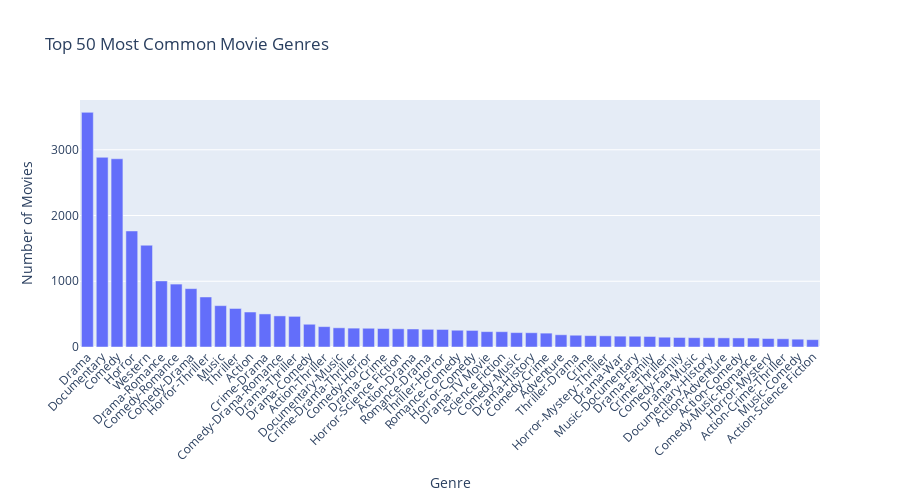

Source (notebook cell):
### Markdown cell above
##  توزيع الإنتاج غير متوازن:
- تركيز كبير على:
  - **الدراما** 
  - **الكوميديا**
  - **الأفلام الوثائقية**

- باقي الأنواع إنتاجها محدود،

### Code cell
print(english_movies['genres'].value_counts().count())

genre_counts = english_movies['genres'].value_counts()
top_genres = genre_counts.head(50)
df_top_genres = top_genres.reset_index()
df_top_genres.columns = ['Genre', 'Count']
fig = px.bar(df_top_genres, x='Genre', y='Count',
             title='Top 50 Most Common Movie Genres',
             labels={'Genre': 'Genre', 'Count': 'Number of Movies'},
             height=500)

fig.update_layout(xaxis_tickangle=-45)

fig.show()

### Figure 1 — Plotly figure (JSON) as saved in the notebook; plotly's stock layout.template omitted (floating-point values rounded to 4 significant figures)
{"data": [{"hovertemplate": "Genre=%{x}<br>Number of Movies=%{y}<extra></extra>", "legendgroup": "", "marker": {"color": "#636efa", "pattern": {"shape": ""}}, "name": "", "orientation": "v", "showlegend": false, "textposition": "auto", "type": "bar", "x": ["Drama", "Documentary", "Comedy", "Horror", "Western", "Drama-Romance", "Comedy-Romance", "Comedy-Drama", "Horror-Thriller", "Music", "Thriller", "Action", "Crime-Drama", "Comedy-Drama-Romance", "Drama-Thriller", "Drama-Comedy", "Action-Thriller", "Documentary-Music", "Crime-Drama-Thriller", "Comedy-Horror", "Drama-Crime", "Horror-Science Fiction", "Action-Drama", "Romance-Drama", "Thriller-Horror", "Romance-Comedy", "Horror-Comedy", "Drama-TV Movie", "Science Fiction", "Comedy-Music", "Drama-History", "Comedy-Crime", "Adventure", "Thriller-Drama", "Crime", "Horror-Mystery-Thriller", "Drama-War", "Music-Documentary", "Drama-Family", "Crime-Thriller", "Comedy-Family", "Drama-Music", "Documentary-History", "Action-Adventure", "Action-Comedy", "Comedy-Music-Romance", "Horror-Mystery", "Action-Crime-Thriller", "Music-Comedy", "Action-Science Fiction"], "xaxis": "x", "y": [3569, 2885, 2863, 1765, 1548, 1005, 957, 888, 761, 629, 586, 532, 503, 473, 466, 346, 310, 292, 287, 285, 281, 277, 274, 269, 267, 255, 252, 234, 233, 219, 217, 211, 186, 179, 173, 170, 165, 164, 160, 149, 145, 142, 141, 139, 138, 136, 129, 125, 119, 112], "yaxis": "y"}], "layout": {"barmode": "relative", "height": 500, "legend": {"tracegroupgap": 0}, "title": {"text": "Top 50 Most Common Movie Genres"}, "xaxis": {"anchor": "y", "domain": [0, 1], "tickangle": -45, "title": {"text": "Genre"}}, "yaxis": {"anchor": "x", "domain": [0, 1], "title": {"text": "Number of Movies"}}}}
